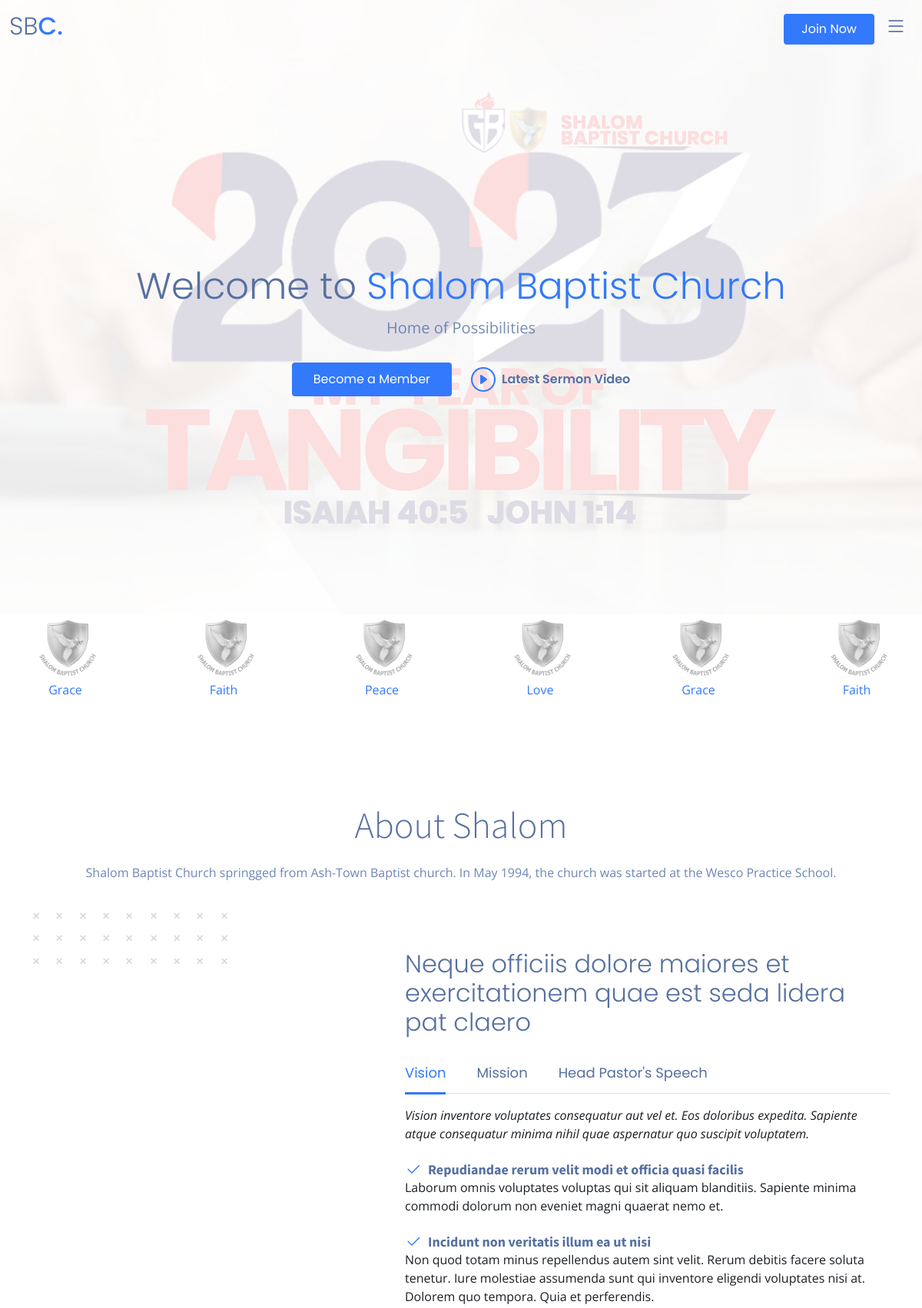
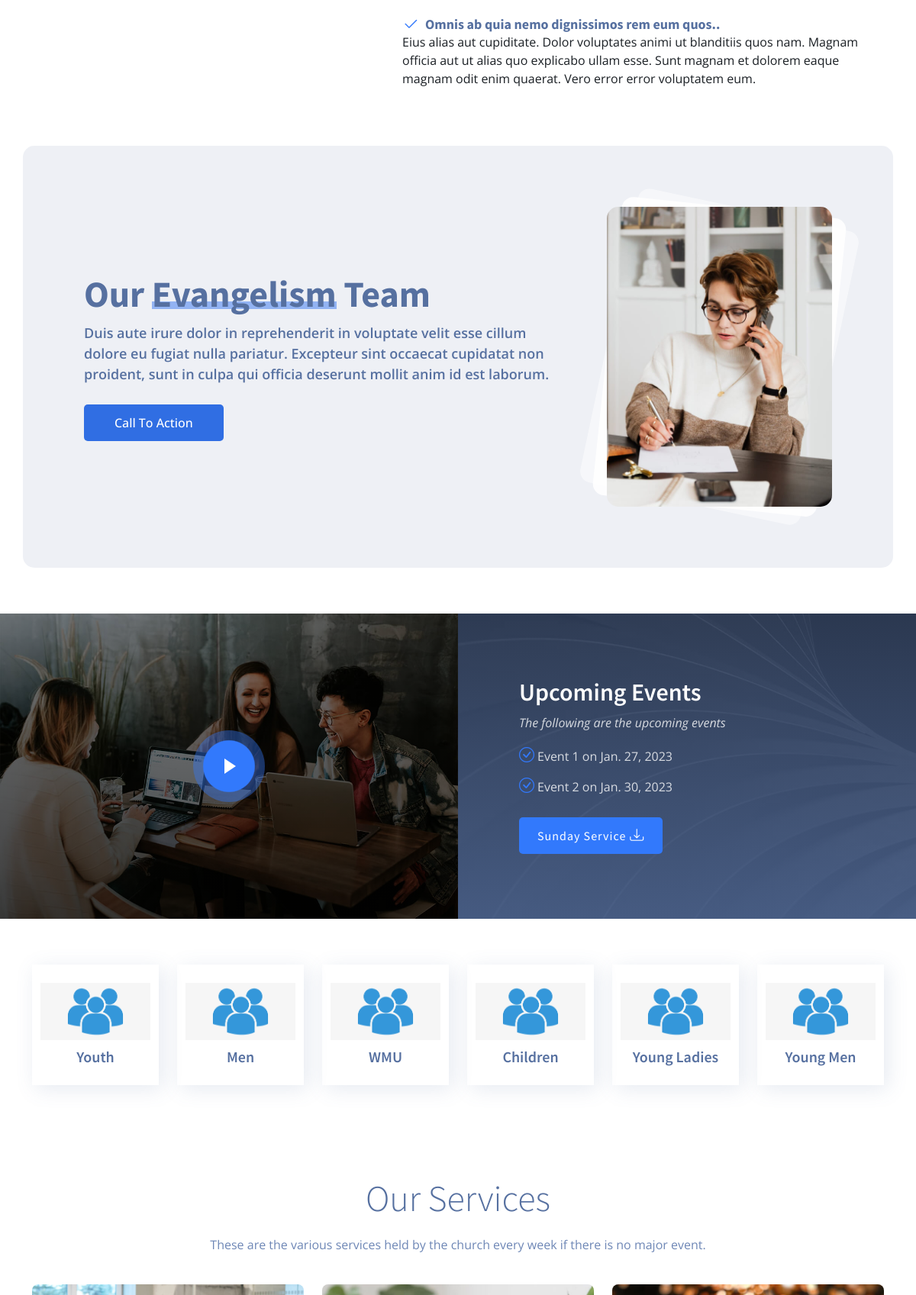
The page / (upper part) on the database its author committed (2 pictures, top to bottom).
### core/models.py (models this page shows, shortened)
class Family(models.Model):
    name = models.CharField(max_length=255)
    vision = models.TextField(blank=True, null=True)
    mission = models.TextField(blank=True, null=True)
    speech = models.TextField(blank=True, null=True)
    deacon = models.ImageField(default='group.png', upload_to='auxiliaries')
    group_img = models.ImageField(default='group.png', upload_to='auxiliaries')
    contribution_target = models.DecimalField(max_digits=8, decimal_places=2, blank=True, null=True)
    def get_absolute_url(self):
        return reverse('family_details', args=[str(self.id)])

class UpcomingEvents(models.Model):
    event = models.CharField(max_length=255, blank=True, null=True)
    date = models.DateField(blank=True, null=True)
    completed = models.BooleanField(default=False)

class Auxiliaries(models.Model):
    name = models.CharField(max_length=255)
    designation = models.CharField(max_length=255, blank=True, null=True)
    vision = models.TextField(blank=True, null=True)
    mission = models.TextField(blank=True, null=True)
    speech = models.TextField(blank=True, null=True)
    deacon = models.ImageField(default='group.png', upload_to='auxiliaries')
    group_img = models.ImageField(default='group.png', upload_to='auxiliaries')
    contribution_target = models.DecimalField(max_digits=8, decimal_places=2, blank=True, null=True)
    def get_absolute_url(self):
        return reverse('aux_details', args=[str(self.id)])

### core/views.py (the view, shortened to what this page needs)
# urls.py: path('', views.home_page, name='home'),
def home_page(request):
    faqs = FAQ.objects.all()
    auxiliaries = Auxiliaries.objects.all()
    families = Family.objects.all()
    ministries = Ministries.objects.all()
    upcoming_events = UpcomingEvents.objects.filter(completed=False)
    form = SubscribeForm()
    context = {
        'auxiliaries': auxiliaries,
        'families': families,
        'ministries': ministries,
        'upcoming_events': upcoming_events,
        'faqs': faqs,
    }
    return render(request, 'core/home.html', context)

### core/models.py (called while the page is built)
    def get_absolute_url(self):
        return reverse('min_details', args=[str(self.id)])

### templates/core/home.html (shortened to what this page needs)
{% extends 'base.html' %}
{% load static %}
  {% block content %}
      <section id="hero-fullscreen" class="hero-fullscreen d-flex align-items-center">
      <div class="container d-flex flex-column align-items-center position-relative" data-aos="zoom-out">
        <h2>Welcome to <span>Shalom Baptist Church</span></h2>
        <p>Home of Possibilities</p>
        <div class="d-flex">
          <a href="{% url 'join' %}" class="btn-get-started scrollto">Become a Member</a>
          <a href="https://www.youtube.com/watch?v=VTw_46m6RxM" class="glightbox btn-watch-video d-flex align-items-center"><i class="bi bi-play-circle"></i><span>Latest Sermon Video</span></a>
        </div>
      </div>
    </section>
    <main id="main">
    <section id="clients" class="clients">
      <div class="container" data-aos="zoom-out">
        <div class="clients-slider swiper">
          <div class="swiper-wrapper align-items-center">
            {% for fam in  families %}
            <div class="swiper-slide">
              <a href="{{fam.get_absolute_url}}">
                <img src="{% static 'assets/img/shalom_logo.png' %}" class="img-fluid" alt="">
                <p class="text-center">{{fam.name}}</p>
              </a>
            </div>
            {% endfor %}
          </div>
        </div>
      </div>
    </section>
    <section id="about" class="about">
      <div class="container" data-aos="fade-up">
        <div class="section-header">
          <h2>About Shalom</h2>
          <p>Shalom Baptist Church springged from Ash-Town Baptist church. In May 1994, the church
            was started at the Wesco Practice School.</p>
        </div>
        <div class="row g-4 g-lg-5" data-aos="fade-up" data-aos-delay="200">
          <div class="col-lg-5">
            <div class="about-img">
            </div>
          </div>
          <div class="col-lg-7">
            <h3 class="pt-0 pt-lg-5">Neque officiis dolore maiores et exercitationem quae est seda lidera pat claero</h3>
            <ul class="nav nav-pills mb-3">
              <li><a class="nav-link active" data-bs-toggle="pill" href="#tab1">Vision</a></li>
              <li><a class="nav-link" data-bs-toggle="pill" href="#tab2">Mission</a></li>
              <li><a class="nav-link" data-bs-toggle="pill" href="#tab3">Head Pastor's Speech</a></li>
            </ul>
            <div class="tab-content">
              <div class="tab-pane fade show active" id="tab1">
                <p class="fst-italic">Vision inventore voluptates consequatur aut vel et. Eos doloribus expedita. Sapiente atque consequatur minima nihil quae aspernatur quo suscipit voluptatem.</p>
                <div class="d-flex align-items-center mt-4">
                  <i class="bi bi-check2"></i>
                  <h4>Repudiandae rerum velit modi et officia quasi facilis</h4>
                </div>
                <p>Laborum omnis voluptates voluptas qui sit aliquam blanditiis. Sapiente minima commodi dolorum non eveniet magni quaerat nemo et.</p>
                <div class="d-flex align-items-center mt-4">
                  <i class="bi bi-check2"></i>
                  <h4>Incidunt non veritatis illum ea ut nisi</h4>
                </div>
                <p>Non quod totam minus repellendus autem sint velit. Rerum debitis facere soluta tenetur. Iure molestiae assumenda sunt qui inventore eligendi voluptates nisi at. Dolorem quo tempora. Quia et perferendis.</p>
                <div class="d-flex align-items-center mt-4">
                  <i class="bi bi-check2"></i>
                  <h4>Omnis ab quia nemo dignissimos rem eum quos..</h4>
                </div>
                <p>Eius alias aut cupiditate. Dolor voluptates animi ut blanditiis quos nam. Magnam officia aut ut alias quo explicabo ullam esse. Sunt magnam et dolorem eaque magnam odit enim quaerat. Vero error error voluptatem eum.</p>
              </div>
            </div>
          </div>
        </div>
      </div>
    </section>
    <section id="cta" class="cta">
      <div class="container" data-aos="zoom-out">
        <div class="row g-5">
          <div class="col-lg-8 col-md-6 content d-flex flex-column justify-content-center order-last order-md-first">
            <h3>Our <em>Evangelism</em> Team</h3>
            <p> Duis aute irure dolor in reprehenderit in voluptate velit esse cillum dolore eu fugiat nulla pariatur. Excepteur sint occaecat cupidatat non proident, sunt in culpa qui officia deserunt mollit anim id est laborum.</p>
            <a class="cta-btn align-self-start" href="#">Call To Action</a>
          </div>
          <div class="col-lg-4 col-md-6 order-first order-md-last d-flex align-items-center">
            <div class="img">
              <img src="{% static 'assets/img/cta.jpg' %}" alt="" class="img-fluid">
            </div>
          </div>
        </div>
      </div>
    </section>
    <section id="onfocus" class="onfocus">
      <div class="container-fluid p-0" data-aos="fade-up">
        <div class="row g-0">
          <div class="col-lg-6 video-play position-relative">
            <a href="https://www.youtube.com/watch?v=LXb3EKWsInQ" class="glightbox play-btn"></a>
          </div>
          <div class="col-lg-6">
            <div class="content d-flex flex-column justify-content-center h-100">
              <h3>Upcoming Events</h3>
              <p class="fst-italic">
                The following are the upcoming events
              </p>
              <ul>
                {% for event in upcoming_events %}
                  <li><i class="bi bi-check-circle"></i>{{event.event}} on {{event.date}}</li>
                {% empty %}
                  <p>No upcoming events</p>
                {% endfor %}
              </ul>
              <a href="#" class="read-more align-self-start"><span>Sunday Service</span><i class="bi bi-download"></i></a>
            </div>
          </div>
        </div>
      </div>
    </section>
    <section id="features" class="features">
      <div class="container" data-aos="fade-up">
        <ul class="nav nav-tabs row gy-4 d-flex">
          {% for aux in auxiliaries %}
            <li class="nav-item col-6 col-md-4 col-lg-2">
            <a  href="{{ aux.get_absolute_url }}" class="nav-link">
              <img src="{{ aux.group_img.url }}" alt="" height="75">
              <h4>{{aux.name}}</h4>
            </a>
          </li>
          {% endfor %}
        </ul>
      </div>
    </section>
    <section id="services" class="services">
      <div class="container" data-aos="fade-up">
        <div class="section-header">
          <h2>Our Services</h2>
          <p>These are the various services held by the church every week if there is no major event.</p>
        </div>
        <div class="row gy-5">
          <div class="col-xl-4 col-md-6" data-aos="zoom-in" data-aos-delay="200">
            <div class="service-item">
              <div class="img">
              </div>
            </div>
          </div>
          <div class="col-xl-4 col-md-6" data-aos="zoom-in" data-aos-delay="300">
            <div class="service-item">
              <div class="img">
              </div>
            </div>
          </div>
          <div class="col-xl-4 col-md-6" data-aos="zoom-in" data-aos-delay="400">
            <div class="service-item">
              <div class="img">
              </div>
            </div>
          </div>
        </div>
      </div>
    </section>
  </main>
  {% endblock content %}

### static/assets/css/variables.css (style rules this page uses)
:root { --font-default: 'Open Sans', system-ui, -apple-system, "Segoe UI", Roboto, "Helvetica Neue", Arial, "Noto Sans", "Liberation Sans", sans-serif, "Apple Color Emoji", "Segoe UI Emoji", "Segoe UI Symbol", "Noto Color Emoji"; --font-primary: 'Source Sans Pro', sans-serif; --font-secondary: 'Poppins', sans-serif; --color-default: #1a1f24; --color-default-rgb: 26, 31, 36; --color-links: #0ea2bd; --color-links-hover: #1ec3e0; --color-primary: #0ea2bd; --color-primary-light: #1ec3e0; --color-primary-dark: #0189a1; --color-primary-rgb: 14, 162, 189; --color-primary-light-rgb: 30, 195, 224; --color-primary-dark-rgb: 1, 137, 161; --color-secondary: #485664; --color-secondary-light: #8f9fae; --color-secondary-dark: #3a4753; --color-secondary-rgb: 72, 86, 100; --color-secondary-light-rgb: 143, 159, 174; --color-secondary-dark-rgb: 58, 71, 83; --color-blue: #0d6efd; --color-blue-rgb: 13, 110, 253; --color-indigo: #6610f2; --color-indigo-rgb: 102, 16, 242; --color-purple: #6f42c1; --color-purple-rgb: 111, 66, 193; --color-pink: #f3268c; --color-pink-rgb: 243, 38, 140; --color-red: #df1529; --color-red-rgb: 223, 21, 4; --color-orange: #fd7e14; --color-orange-rgb: 253, 126, 20; --color-yellow: #ffc107; --color-yellow-rgb: 255, 193, 7; --color-green: #059652; --color-green-rgb: 5, 150, 82; --color-teal: #20c997; --color-teal-rgb: 32, 201, 151; --color-cyan: #0dcaf0; --color-cyan-rgb: 13, 202, 240; --color-white: #ffffff; --color-white-rgb: 255, 255, 255; --color-gray: #6c757d; --color-gray-rgb: 108, 117, 125; --color-black: #000000; --color-black-rgb: 0, 0, 0; }
:root { --bs-blue: var(--color-blue); --bs-indigo: var(--color-indigo); --bs-purple: var(--color-purple); --bs-pink: var(--color-pink); --bs-red: var(--color-red); --bs-orange: var(--color-orange); --bs-yellow: var(--color-yellow); --bs-green: var(--color-green); --bs-teal: var(--color-teal); --bs-cyan: var(--color-cyan); --bs-white: var(--color-white); --bs-gray: var(--color-gray); --bs-gray-dark: #343a40; --bs-gray-100: #f8f9fa; --bs-gray-200: #e9ecef; --bs-gray-300: #dee2e6; --bs-gray-400: #ced4da; --bs-gray-500: #adb5bd; --bs-gray-600: #6c757d; --bs-gray-700: #495057; --bs-gray-800: #343a40; --bs-gray-900: #212529; --bs-primary: var(--color-blue); --bs-secondary: var(--color-blue); --bs-success: #198754; --bs-info: #0dcaf0; --bs-warning: #ffc107; --bs-danger: #dc3545; --bs-light: #f8f9fa; --bs-dark: #212529; --bs-primary-rgb: var(--color-primary-rgb); --bs-secondary-rgb: var(--color-secondary-rgb); --bs-success-rgb: 25, 135, 84; --bs-info-rgb: 13, 202, 240; --bs-warning-rgb: 255, 193, 7; --bs-danger-rgb: 220, 53, 69; --bs-light-rgb: 248, 249, 250; --bs-dark-rgb: 33, 37, 41; --bs-white-rgb: var(--color-white-rgb); --bs-black-rgb: var(--color-black-rgb); --bs-body-color-rgb: var(--color-default-rgb); --bs-body-bg-rgb: 255, 255, 255; --bs-font-sans-serif: var(--font-default); --bs-font-monospace: SFMono-Regular, Menlo, Monaco, Consolas, "Liberation Mono", "Courier New", monospace; --bs-gradient: linear-gradient(180deg, rgba(255, 255, 255, 0.15), rgba(255, 255, 255, 0)); --bs-body-font-family: var(--font-default); --bs-body-font-size: 1rem; --bs-body-font-weight: 400; --bs-body-line-height: 1.5; --bs-body-color: var(--color-default); --bs-body-bg: #fff; }

### rows shown on the page
Family: name "Grace"
Family: name "Faith"
Family: name "Peace"
Family: name "Love"
UpcomingEvents: event "Event 1", date "Jan. 27, 2023"
UpcomingEvents: event "Event 2", date "Jan. 30, 2023"
Auxiliaries: group_img (picture), name "Youth"
Auxiliaries: group_img (picture), name "Men"
Auxiliaries: group_img (picture), name "WMU"
Auxiliaries: group_img (picture), name "Children"
Auxiliaries: group_img (picture), name "Young Ladies"
Auxiliaries: group_img (picture), name "Young Men"
